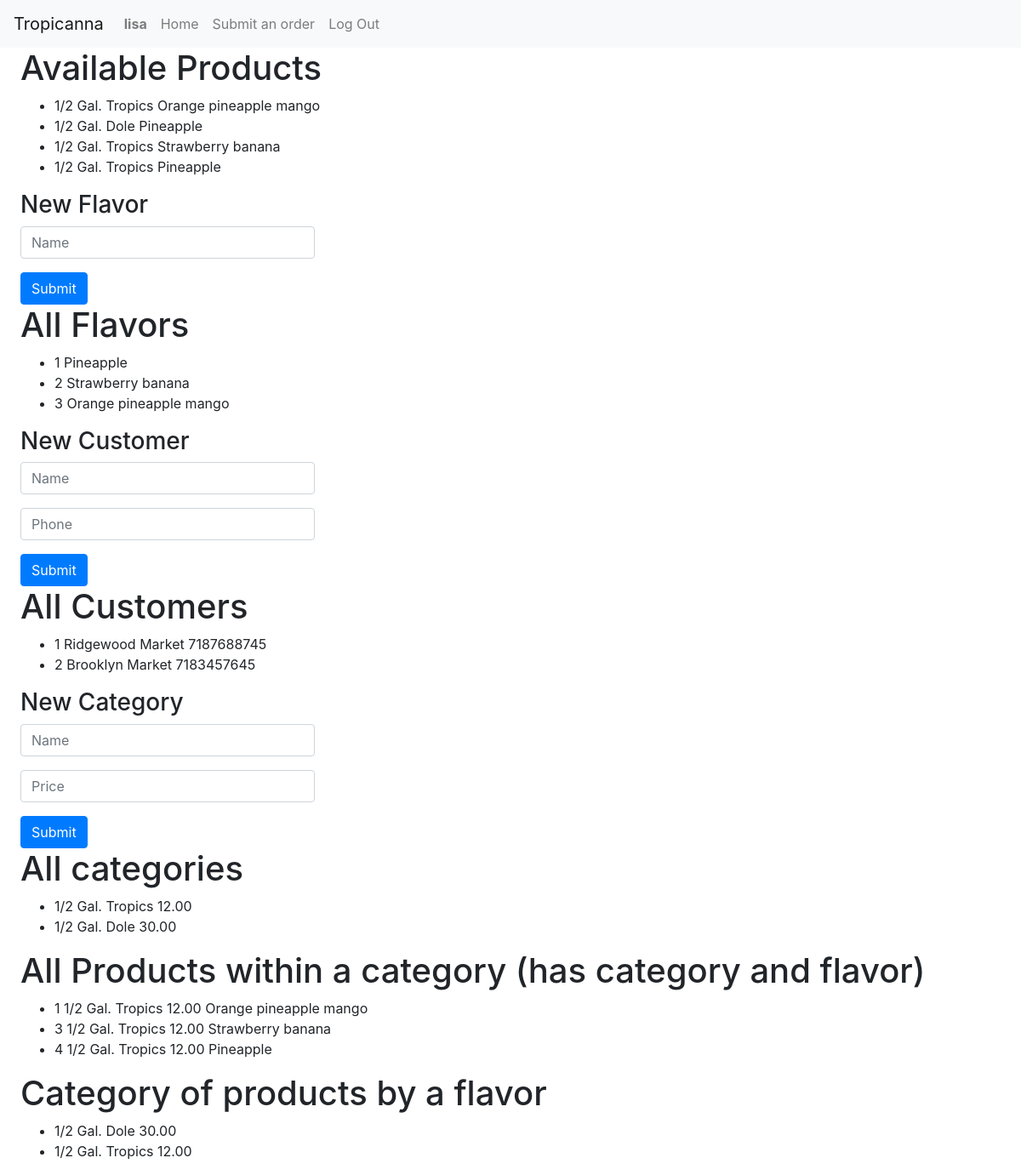
Before: / (signed in) with the older database file.
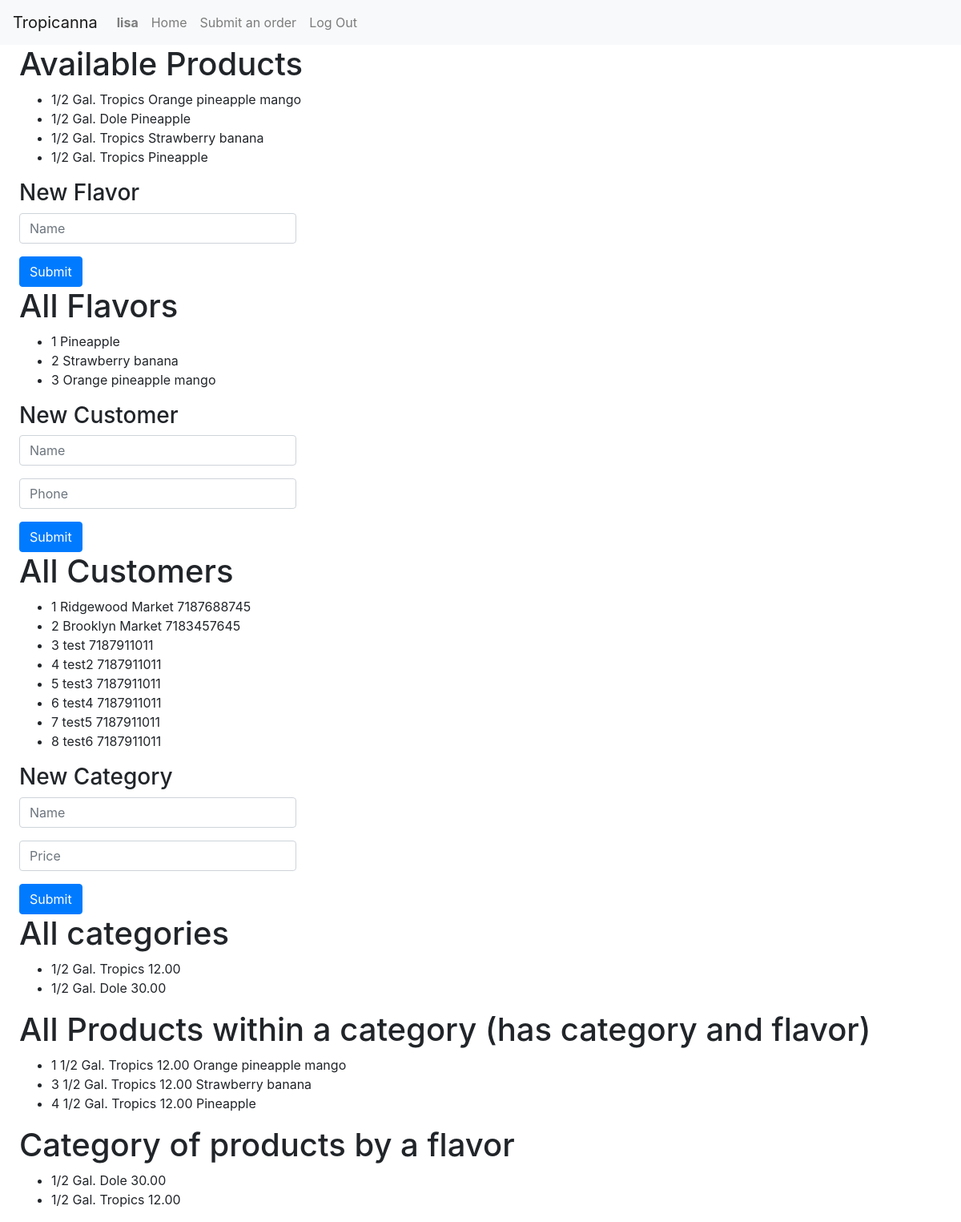
After: the same page with the newer database file.
### tropicanna/models.py (models this page shows, shortened)
class Product(models.Model):
    category = models.ForeignKey(
        "Category", on_delete=models.CASCADE, related_name="products")
    flavor = models.ForeignKey(
        "Flavor", on_delete=models.CASCADE, related_name="products")

class Category(models.Model):
    name = models.CharField(max_length=100)
    price = models.DecimalField(max_digits=8, decimal_places=2)

class Flavor(models.Model):
    name = models.CharField(max_length=100)

class Customer(models.Model):
    name = models.CharField(max_length=100)
    phone = models.IntegerField()

### tropicanna/views.py (the view)
# urls.py: path("", views.index, name="index"),
def index(request):
    category = Category.objects.get(name="1/2 Gal. Tropics")
    products_by_category = category.products.all()
    flavor = Flavor.objects.get(name="Pineapple")
    products_by_flavor = flavor.products.all()
    return render(request, "tropicanna/index.html", {
        "all_products": Product.objects.all(),
        "all_flavors": Flavor.objects.all(),
        "customers": Customer.objects.all(),
        "categories": Category.objects.all(),
        "products": products_by_category,
        "flavors": products_by_flavor
    })

### tropicanna/templates/tropicanna/index.html (shortened to what this page needs)
{% extends "tropicanna/layout.html" %}
{% load static %}
{% block body %}
<div>
	<h1>Available Products</h1>
	<ul>
		{% for product in all_products %}
		<li>
			{{product.category.name}}
			{{product.flavor.name}}
		</li>
		{% endfor %}
	</ul>
</div>
{% if user.is_authenticated %}
<div>
	<h3>New Flavor</h3>
	<form id="flavor-form">
		<div class="form-group">
			<input id="flavor-name" class="form-control" placeholder="Name" required>
		</div>
		<input type="submit" class="btn btn-primary" />
	</form>
</div>
<div>
	<h1>All Flavors</h1>
	<ul>
		{% for flavor in all_flavors %}
		<li>
			{{flavor.id}}
			{{flavor.name}}
		</li>
		{% endfor %}
	</ul>
</div>
<div>
	<h3>New Customer</h3>
	<form id="customer-form">
		<div class="form-group">
			<input id="customer-name" class="form-control" placeholder="Name" required>
		</div>
		<div class="form-group">
			<input class="form-control" id="customer-phone" placeholder="Phone">
		</div>
		<input type="submit" class="btn btn-primary" />
	</form>
</div>
<h1>All Customers</h1>
<ul>
	{% for customer in customers %}
	<li>
		{{customer.id}}
		{{customer.name}}
		{{customer.phone}}
	</li>
	{% endfor %}
</ul>
<div>
	<h3>New Category</h3>
	<form id="category-form">
		<div class="form-group">
			<input id="category-name" class="form-control" placeholder="Name" required>
		</div>
		<div class="form-group">
			<input id="category-price" class="form-control" placeholder="Price" type="number" min="0.00" max="10000.00"
				step="0.01" required>
		</div>
		<input type="submit" class="btn btn-primary" />
	</form>
</div>
<h1>All categories</h1>
<ul>
	{% for category in categories %}
	<li>
		{{category.name}}
		{{category.price}}
	</li>
	{% endfor %}
</ul>
<h1>All Products within a category (has category and flavor)</h1>
<ul>
	{% for product in products %}
	<li>
		{{product.id}}
		{{product.category.name}}
		{{product.category.price}}
		{{product.flavor.name}}
	</li>
	{% endfor %}
</ul>
<h1>Category of products by a flavor</h1>
<ul>
	{% for flavor in flavors %}
	<li>
		{{flavor.category.name}}
		{{flavor.category.price}}
	</li>
	{% endfor %}
</ul>
{% endif %}
{% endblock %}

Changed rows visible on the page:
added Customer: id "3", name "test", phone "7187911011"
added Customer: id "4", name "test2", phone "7187911011"
added Customer: id "5", name "test3", phone "7187911011"
added Customer: id "6", name "test4", phone "7187911011"
added Customer: id "7", name "test5", phone "7187911011"
added Customer: id "8", name "test6", phone "7187911011"
